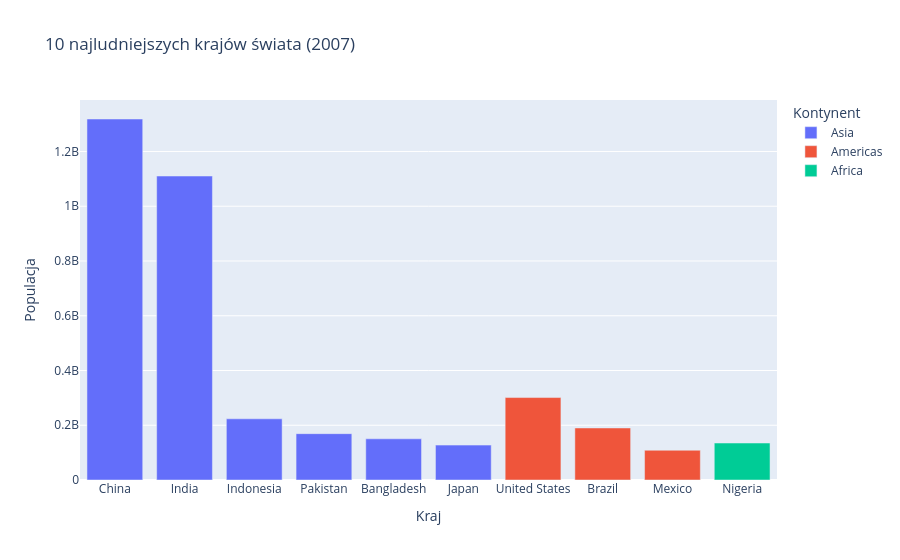

The cell this chart's notebook holds for it:
### Markdown cell above
## 2.2 Wykres słupkowy — top 10 krajów wg populacji (2007)

### Code cell
top10 = df[df['year'] == 2007].nlargest(10, 'pop')

fig = px.bar(top10, x='country', y='pop', color='continent',
             title="10 najludniejszych krajów świata (2007)",
             labels={'country': 'Kraj', 'pop': 'Populacja', 'continent': 'Kontynent'})
fig.show()

### Figure 1 — Plotly figure (JSON) as saved in the notebook; plotly's stock layout.template omitted (floating-point values rounded to 4 significant figures)
{"data": [{"hovertemplate": "Kontynent=Asia<br>Kraj=%{x}<br>Populacja=%{y}<extra></extra>", "legendgroup": "Asia", "marker": {"color": "#636efa", "pattern": {"shape": ""}}, "name": "Asia", "orientation": "v", "showlegend": true, "textposition": "auto", "type": "bar", "x": ["China", "India", "Indonesia", "Pakistan", "Bangladesh", "Japan"], "xaxis": "x", "y": [1318683096, 1110396331, 223547000, 169270617, 150448339, 127467972], "yaxis": "y"}, {"hovertemplate": "Kontynent=Americas<br>Kraj=%{x}<br>Populacja=%{y}<extra></extra>", "legendgroup": "Americas", "marker": {"color": "#EF553B", "pattern": {"shape": ""}}, "name": "Americas", "orientation": "v", "showlegend": true, "textposition": "auto", "type": "bar", "x": ["United States", "Brazil", "Mexico"], "xaxis": "x", "y": [301139947, 190010647, 108700891], "yaxis": "y"}, {"hovertemplate": "Kontynent=Africa<br>Kraj=%{x}<br>Populacja=%{y}<extra></extra>", "legendgroup": "Africa", "marker": {"color": "#00cc96", "pattern": {"shape": ""}}, "name": "Africa", "orientation": "v", "showlegend": true, "textposition": "auto", "type": "bar", "x": ["Nigeria"], "xaxis": "x", "y": [135031164], "yaxis": "y"}], "layout": {"barmode": "relative", "legend": {"title": {"text": "Kontynent"}, "tracegroupgap": 0}, "title": {"text": "10 najludniejszych krajów świata (2007)"}, "xaxis": {"anchor": "y", "domain": [0, 1], "title": {"text": "Kraj"}}, "yaxis": {"anchor": "x", "domain": [0, 1], "title": {"text": "Populacja"}}}}
